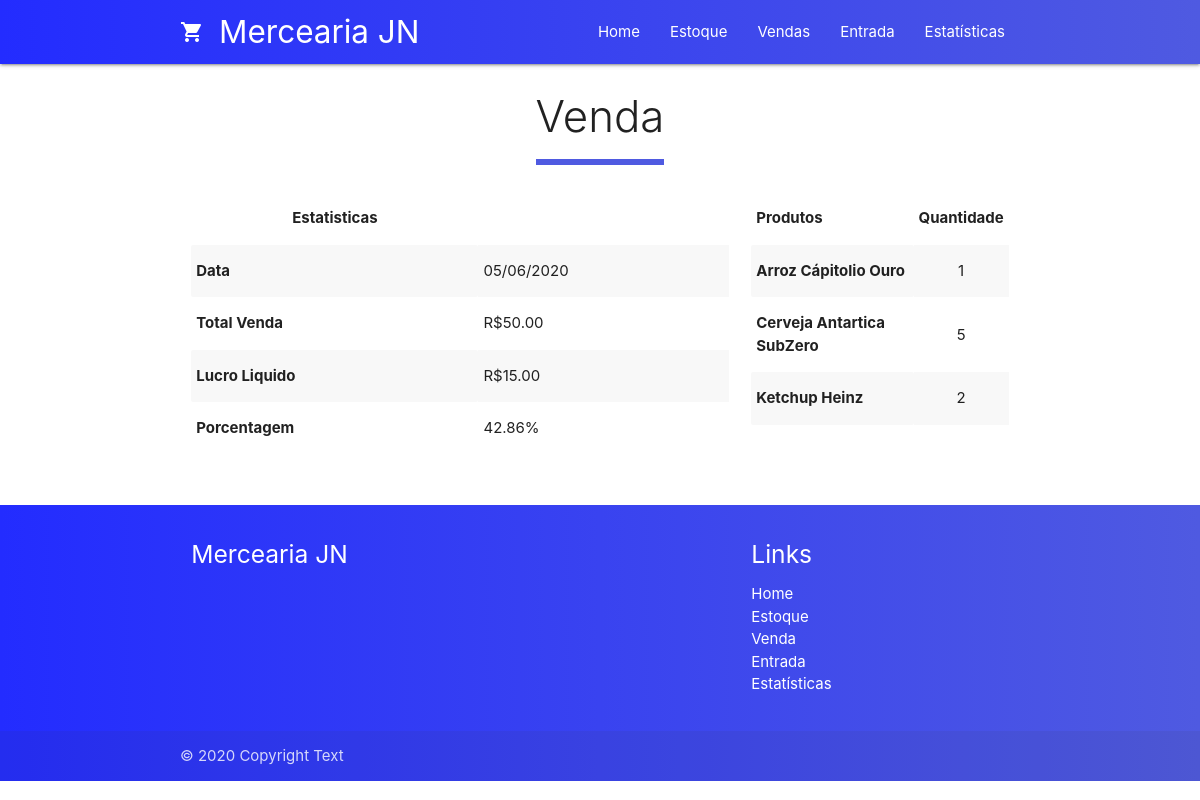
The page /detalhes_venda.php?id=28 on the database its author committed.
### tables this page shows
CREATE TABLE `venda` (
  `id` int(11) NOT NULL AUTO_INCREMENT,
  `data` date DEFAULT NULL,
  `total_venda` double DEFAULT NULL,
  `lucro_liquido` double DEFAULT NULL,
  `usuario_id` int(11) NOT NULL,
  PRIMARY KEY (`id`),
  KEY `fk_venda_usuario1_idx` (`usuario_id`),
  CONSTRAINT `fk_venda_usuario1` FOREIGN KEY (`usuario_id`) REFERENCES `usuario` (`id`) ON DELETE NO ACTION ON UPDATE NO ACTION
);

CREATE TABLE `venda_produtos` (
  `qtd_produto` float DEFAULT NULL,
  `produto_id` int(11) NOT NULL,
  `venda_id` int(11) NOT NULL,
  KEY `fk_venda_produtos_produto1_idx` (`produto_id`),
  KEY `fk_venda_produtos_venda1_idx` (`venda_id`),
  CONSTRAINT `fk_venda_produtos_produto1` FOREIGN KEY (`produto_id`) REFERENCES `produto` (`id`) ON DELETE NO ACTION ON UPDATE NO ACTION,
  CONSTRAINT `fk_venda_produtos_venda1` FOREIGN KEY (`venda_id`) REFERENCES `venda` (`id`) ON DELETE NO ACTION ON UPDATE NO ACTION
);

CREATE TABLE `produto` (
  `id` int(11) NOT NULL AUTO_INCREMENT,
  `nome` varchar(64) NOT NULL,
  `preco_compra` double NOT NULL,
  `preco_venda` double NOT NULL,
  `porcentagem` float DEFAULT NULL,
  `qtd_estoque` float DEFAULT NULL,
  PRIMARY KEY (`id`)
);

### controllers/detalhes_vendaController.php (called while the page is built)
<?php
$venda_produtos = new vendaProdutos;
$venda = new Venda;
if(isset($_GET['id'])){
    $id = $_GET['id'];
    $vendaAtual = $venda->find($id);
    $id_produtos = $venda_produtos->BuscaTudoAtravesVenda($id);
}else{
    header('Location: vendas.php');
}
function PegaNomeProduto($id){
    $produto = new Produto;
    $produtoAtual = $produto->find($id);
    return $produtoAtual->nome;
}
function CalculaPorcentagemVenda($e){
    $porcentagem = ($e->lucro_liquido / ($e->total_venda - $e->lucro_liquido)) * 100;
    $porcentagem = number_format($porcentagem, 2);
    return $porcentagem."%";
}
function FormataData($data){
    $data = new DateTime($data);
    return $data->format('d/m/Y');
}
?>

### models/database/connection.php (called while the page is built)
<?php
function connect() {
    $username = 'root';
    $password = '123';
    $pdo = new PDO('mysql:host=localhost;dbname=merceariajn;charset=utf8', $username, $password);
    $pdo->setAttribute(PDO::ATTR_ERRMODE, PDO::ERRMODE_EXCEPTION);
    $pdo->setAttribute(PDO::ATTR_DEFAULT_FETCH_MODE, PDO::FETCH_OBJ);
    return $pdo;
}
?>

### models/database/model.php (called while the page is built, shortened)
<?php
require 'connection.php';
abstract class Model{
    public function find($id) {
        $sql = "select * from $this->table where id = ?";
        $list = connect()->prepare($sql);
        $list->bindValue(1, $id);
        $list->execute();
        return $list->fetch();
    }
}

### models/database/classes.php (called while the page is built, shortened)
<?php
require 'model.php';
class VendaProdutos{
    protected $table = "venda_produtos";
    public function BuscaTudoAtravesVenda($id){
        $sql = "select * from $this->table where venda_id = ?";
        $list = connect()->prepare($sql);
        $list->bindValue(1, $id);
        $list->execute();
        return $list->fetchAll();
    }
}

### detalhes_venda.php (the view, shortened to what this page needs)
<?php
    require 'controllers/detalhes_vendaController.php';
    require 'components/header.php';
?>
<div class="row container">
    <div class="col s12">
        <h3 class="light center">Venda</h3>
        <hr class="hr-custom">
    </div>
</div>
<div class="row container">
    <div class="col s12 m8">
        <table class="striped">
            <thead>
                <tr>
                    <th style="text-align:center;">Estatisticas</th>
                </tr>
            </thead>
            <tbody>
                <tr>
                    <th>Data</th>
                    <td><?php echo FormataData($vendaAtual->data);?></td>
                </tr>
                <tr>
                    <th>Total Venda</th>
                    <td>R$<?php echo number_format($vendaAtual->total_venda, 2);?></td>
                </tr>
                <tr>
                    <th>Lucro Liquido</th>
                    <td>R$<?php echo number_format($vendaAtual->lucro_liquido, 2);?></td>
                </tr>
                <tr>
                    <th>Porcentagem</th>
                    <td><?php echo CalculaPorcentagemVenda($vendaAtual);?></td>
                </tr>
            </tbody>
        </table>
    </div>
    <div class="col s12 m4">
    <table class="striped">
            <thead>
                <tr>
                    <th>Produtos</th>
                    <th>Quantidade</th>
                </tr>
            </thead>
            <tbody>
                <?php foreach ($id_produtos as $e):?>
                    <tr>
                        <th><?php echo PegaNomeProduto($e->produto_id);?></th>
                        <td style="text-align:center;"><?php echo $e->qtd_produto;?></td>
                    </tr>
                <?php endforeach;?>
            </tbody>
        </table>
    </div>
</div>
<?php require 'components/footer.php';?>

### css/style.css (style rules this page uses)
.hr-custom { border: 3px solid #4F5AE1; width: 15%; }

### rows shown on the page
venda: data "05/06/2020", total_venda "50.00", lucro_liquido "15.00", CalculaPorcentagemVenda($vendaAtual) "42.86%"
venda_produtos: produto.nome "Arroz Cápitolio Ouro", qtd_produto "1"
venda_produtos: produto.nome "Cerveja Antartica SubZero", qtd_produto "5"
venda_produtos: produto.nome "Ketchup Heinz", qtd_produto "2"
